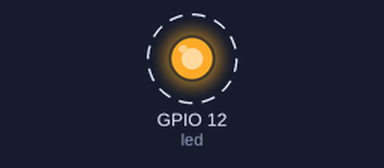
Simulated run of this program. Board: ESP32 board running MicroPython. Parts: output pins drawn as LEDs (lit = HIGH). Dashed ring = blinking. What the program prints to the serial console is not drawn.

Above: at 0.2 s.
Timing chart, 0 to 3.0 s (numbered marks = the images above):
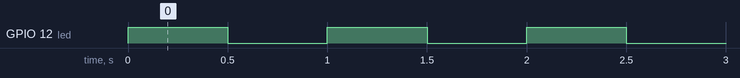

Measured:
- by itself, GPIO 12 (led): alternates HIGH for 0.50 s and LOW for 0.50 s

The program:

LED-blink.py
```python
from machine import Pin
from utime import sleep

print("Hello, ESP32!") #พิมพ์ Hello, ESP32!

led = Pin(12, Pin.OUT) #กำหนดขา Led ที่ขา5
while True:
   led.on() #เปิดไฟ
   sleep(0.5) #รอเวลา 0.5 วินาที
   led.off() #ปิดไฟ
   sleep(0.5)
```
